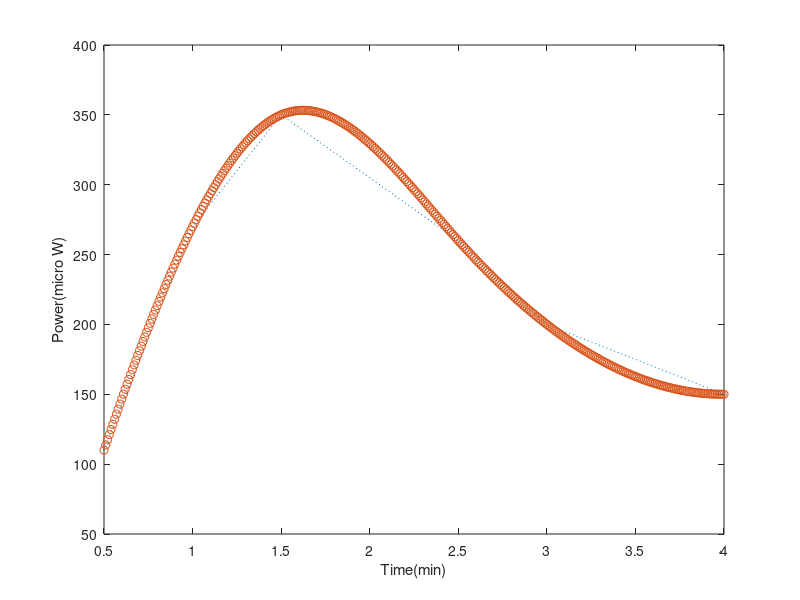

Source code (MATLAB):
x = [0.5, 1, 1.5, 2.5, 3, 4];
y = [110, 270, 350, 260, 200, 150];
x_int = [0.5:0.01:4];

y1 = spline(x, y, x_int);

plot(x, y, ':', x_int, y1, 'o')
xlabel('Time(min)');
ylabel('Power(micro W)');
axis([0.5, 4, 50, 400]);
